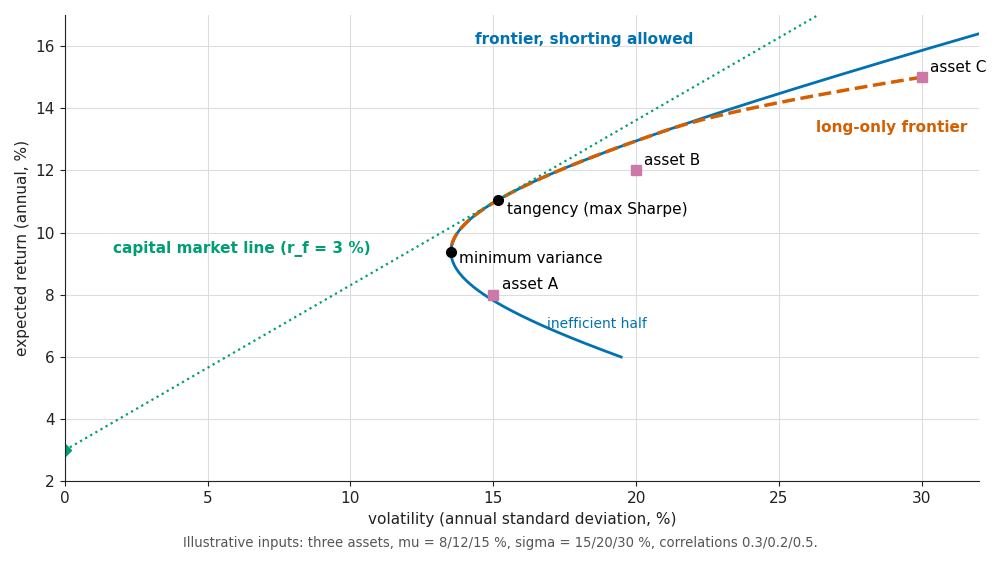

Write Python code to recreate this figure.
"""Efficient frontier of the article's 3-asset toy example.

Unconstrained mean-variance frontier (closed form, Merton 1972), long-only frontier (built from the
three CLA corner portfolios, verified in verification/portfolio-optimization-concepts-markowitz-
black-litterman/markowitz.py), capital market line from r_f = 3 %, the minimum-variance and the
tangency portfolios, and the three assets.

Run with the system Python (matplotlib 3.10):  python3 -I efficient-frontier-three-assets.py
"""
import os
import sys

import numpy as np

sys.path.insert(0, os.path.expanduser("~/.claude/skills/create-plot"))
import plotstyle as ps  # noqa: E402

mu = np.array([0.08, 0.12, 0.15])
sig = np.array([0.15, 0.20, 0.30])
rho = np.array([[1.0, 0.3, 0.2], [0.3, 1.0, 0.5], [0.2, 0.5, 1.0]])
S = rho * np.outer(sig, sig)
rf = 0.03
one = np.ones(3)
Si = np.linalg.inv(S)
A, B, C = one @ Si @ one, one @ Si @ mu, mu @ Si @ mu
D = A * C - B**2

# unconstrained frontier: sigma^2(m) = (A m^2 - 2 B m + C) / D
m = np.linspace(0.06, 0.17, 300)
vol_u = np.sqrt((A * m**2 - 2 * B * m + C) / D)

# long-only frontier from the corner portfolios (CLA): linear in the weights between corners
corners = [np.array([0.0, 0.0, 1.0]),
           np.array([0.0, 0.57096774, 0.42903226]),
           np.array([0.68656716, 0.26865672, 0.04477612])]
pts = []
for c1, c2 in zip(corners[:-1], corners[1:]):
    for t in np.linspace(0, 1, 100):
        w = (1 - t) * c1 + t * c2
        pts.append((np.sqrt(w @ S @ w), w @ mu))
lo = np.array(pts)

w_gmv = Si @ one / A
ex = mu - rf
w_tan = Si @ ex / (one @ Si @ ex)
g = (np.sqrt(w_gmv @ S @ w_gmv), w_gmv @ mu)
tg = (np.sqrt(w_tan @ S @ w_tan), w_tan @ mu)
sr = (tg[1] - rf) / tg[0]
print(f"GMV vol {g[0]:.4f} ret {g[1]:.4f}; tangency vol {tg[0]:.4f} ret {tg[1]:.4f}; Sharpe {sr:.4f}")

ps.apply()
fig, ax = ps.figure(width_px=980, height_px=520)
c0, ls0, _ = ps.style(0)
c1, ls1, _ = ps.style(1)
c2, ls2, _ = ps.style(2)
ax.plot(vol_u * 100, m * 100, color=c0, linestyle=ls0, lw=2)
ax.plot(lo[:, 0] * 100, lo[:, 1] * 100, color=c1, linestyle=ls1, lw=2.5)
x = np.linspace(0, 0.32, 50)
ax.plot(x * 100, (rf + sr * x) * 100, color=c2, linestyle=ls2, lw=1.6)
ps.label_end(ax, 22, 16.2, "frontier, shorting allowed", c0, dx=0, dy=0, ha="right")
ps.label_end(ax, 26, 14.35, "long-only frontier", c1, dx=6, dy=-22, ha="left")
ps.label_end(ax, 11, (rf + sr * 0.11) * 100, "capital market line (r_f = 3 %)", c2, dx=-6, dy=14, ha="right")
ax.annotate("inefficient half", (vol_u[30] * 100, m[30] * 100), xytext=(8, -4), textcoords="offset points",
            fontsize=10, color=c0)
for (v, r), lab, dx, dy in ((g, "minimum variance", 6, -8), (tg, "tangency (max Sharpe)", 6, -10)):
    ax.plot(v * 100, r * 100, "o", color="black", ms=7)
    ax.annotate(lab, (v * 100, r * 100), xytext=(dx, dy), textcoords="offset points", fontsize=11)
for i, name in enumerate("ABC"):
    ax.plot(sig[i] * 100, mu[i] * 100, "s", color=ps.color(4), ms=7)
    ax.annotate(f"asset {name}", (sig[i] * 100, mu[i] * 100), xytext=(6, 4), textcoords="offset points",
                fontsize=11)
ax.plot(0, rf * 100, "D", color=c2, ms=6)
ax.set_xlim(0, 32)
ax.set_ylim(2, 17)
ax.set_xlabel("volatility (annual standard deviation, %)")
ax.set_ylabel("expected return (annual, %)")
ps.caption(fig, "Illustrative inputs: three assets, mu = 8/12/15 %, sigma = 15/20/30 %, correlations 0.3/0.2/0.5.")
ps.save(fig, __file__)
